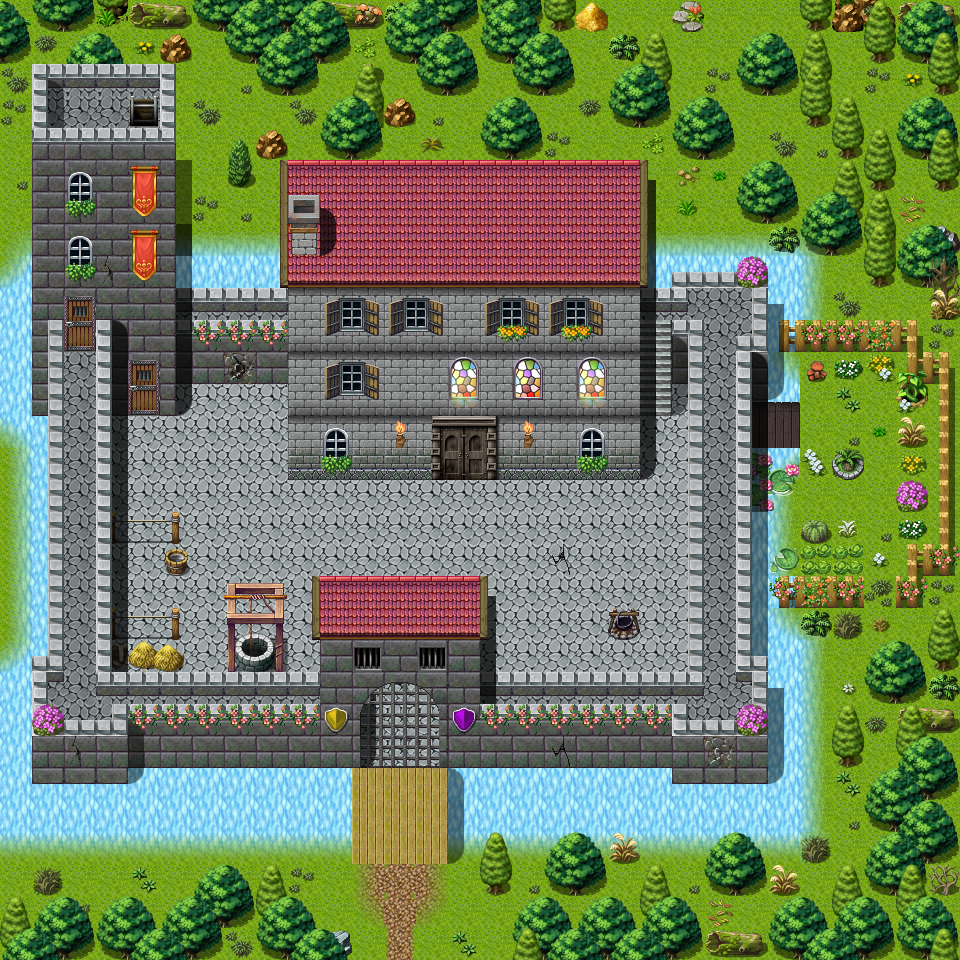

Below is a game level as drawn by its tile map, then a one-line description and the .tmx that defines it (tile-layer data replaced by summaries):
An orthogonal 30x30 tile map with 32x32 px tiles, 5 tile layers (Ground, Objects, Above, Above_1, ...), 4 hidden layers not drawn, 28 tilesets and 77 objects (20x replace, 18x spawn, 13x mapchange, 13x script, 7x key, ...).

<map version="1.0" orientation="orthogonal" width="30" height="30" tilewidth="32" tileheight="32">
    <properties>
        <property name="colorfilter" value="none" />
        <property name="outdoors" value="1" />
    </properties>
    <tileset firstgid="1" name="map_6" tilewidth="32" tileheight="32">
        <image source="../drawable/map_6.png" width="256" height="256" />
    </tileset>
    <tileset firstgid="65" name="map_30" tilewidth="32" tileheight="32">
        <image source="../drawable/map_30.png" width="256" height="256" />
    </tileset>
    <tileset firstgid="129" name="map_7" tilewidth="32" tileheight="32">
        <image source="../drawable/map_7.png" width="256" height="256" />
    </tileset>
    <tileset firstgid="193" name="map_28" tilewidth="32" tileheight="32">
        <image source="../drawable/map_28.png" width="256" height="256" />
    </tileset>
    <tileset firstgid="257" name="map_17" tilewidth="32" tileheight="32">
        <image source="../drawable/map_17.png" width="256" height="256" />
    </tileset>
    <tileset firstgid="321" name="map_5" tilewidth="32" tileheight="32">
        <image source="../drawable/map_5.png" width="256" height="256" />
    </tileset>
    <tileset firstgid="385" name="map_22" tilewidth="32" tileheight="32">
        <image source="../drawable/map_22.png" width="256" height="256" />
    </tileset>
    <tileset firstgid="449" name="map_21" tilewidth="32" tileheight="32">
        <image source="../drawable/map_21.png" width="256" height="256" />
    </tileset>
    <tileset firstgid="513" name="map_16" tilewidth="32" tileheight="32">
        <image source="../drawable/map_16.png" width="256" height="256" />
    </tileset>
    <tileset firstgid="577" name="map_1" tilewidth="32" tileheight="32">
        <image source="../drawable/map_1.png" width="256" height="256" />
    </tileset>
    <tileset firstgid="641" name="map_25" tilewidth="32" tileheight="32">
        <image source="../drawable/map_25.png" width="256" height="256" />
    </tileset>
    <tileset firstgid="705" name="map_9" tilewidth="32" tileheight="32">
        <image source="../drawable/map_9.png" width="256" height="256" />
    </tileset>
    <tileset firstgid="769" name="map_8" tilewidth="32" tileheight="32">
        <image source="../drawable/map_8.png" width="256" height="256" />
    </tileset>
    <tileset firstgid="833" name="map_3" tilewidth="32" tileheight="32">
        <image source="../drawable/map_3.png" width="256" height="256" />
    </tileset>
    <tileset firstgid="897" name="map_13" tilewidth="32" tileheight="32">
        <image source="../drawable/map_13.png" width="256" height="256" />
    </tileset>
    <tileset firstgid="961" name="map_24" tilewidth="32" tileheight="32">
        <image source="../drawable/map_24.png" width="256" height="256" />
    </tileset>
    <tileset firstgid="1025" name="map_0" tilewidth="32" tileheight="32">
        <image source="../drawable/map_0.png" width="256" height="256" />
    </tileset>
    <tileset firstgid="1089" name="map_27" tilewidth="32" tileheight="32">
        <image source="../drawable/map_27.png" width="256" height="256" />
    </tileset>
    <tileset firstgid="1153" name="map_20" tilewidth="32" tileheight="32">
        <image source="../drawable/map_20.png" width="256" height="256" />
    </tileset>
    <tileset firstgid="1217" name="map_12" tilewidth="32" tileheight="32">
        <image source="../drawable/map_12.png" width="256" height="256" />
    </tileset>
    <tileset firstgid="1281" name="map_4" tilewidth="32" tileheight="32">
        <image source="../drawable/map_4.png" width="256" height="256" />
    </tileset>
    <tileset firstgid="1345" name="map_26" tilewidth="32" tileheight="32">
        <image source="../drawable/map_26.png" width="256" height="256" />
    </tileset>
    <tileset firstgid="1409" name="map_10" tilewidth="32" tileheight="32">
        <image source="../drawable/map_10.png" width="256" height="256" />
    </tileset>
    <tileset firstgid="1473" name="map_19" tilewidth="32" tileheight="32">
        <image source="../drawable/map_19.png" width="256" height="256" />
    </tileset>
    <tileset firstgid="1537" name="map_18" tilewidth="32" tileheight="32">
        <image source="../drawable/map_18.png" width="256" height="256" />
    </tileset>
    <tileset firstgid="1601" name="map_29" tilewidth="32" tileheight="32">
        <image source="../drawable/map_29.png" width="256" height="256" />
    </tileset>
    <tileset firstgid="1665" name="map_31" tilewidth="32" tileheight="32">
        <image source="../drawable/map_31.png" width="256" height="256" />
    </tileset>
    <tileset firstgid="1729" name="map_2" tilewidth="32" tileheight="32">
        <image source="../drawable/map_2.png" width="256" height="256" />
    </tileset>
    <layer name="Ground" width="30" height="30">
        <data>[900 cells, 900 non-empty, 18 distinct tile ids]</data>
    </layer>
    <layer name="Objects" width="30" height="30">
        <data>[900 cells, 413 non-empty, 139 distinct tile ids]</data>
    </layer>
    <layer name="Above" width="30" height="30">
        <data>[900 cells, 240 non-empty, 64 distinct tile ids]</data>
    </layer>
    <layer name="Above_1" width="30" height="30">
        <data>[900 cells, 122 non-empty, 48 distinct tile ids]</data>
    </layer>
    <layer name="Walkable" width="30" height="30" visible="0">
        <data>[900 cells, 519 non-empty, 1 distinct tile ids]</data>
    </layer>
    <layer name="Walkable_2" width="30" height="30" visible="0">
        <data>[900 cells, 259 non-empty, 1 distinct tile ids]</data>
    </layer>
    <layer name="Walkable_1" width="30" height="30" visible="0">
        <data>[900 cells, 270 non-empty, 1 distinct tile ids]</data>
    </layer>
    <layer name="Walkable_3" width="30" height="30" visible="0">
        <data>[900 cells, 48 non-empty, 1 distinct tile ids]</data>
    </layer>
    <layer name="Objects_1" width="30" height="30">
        <data>[900 cells, 8 non-empty, 4 distinct tile ids]</data>
    </layer>
    <objectgroup name="Mapevents" visible="0">
        <!-- 32 objects omitted --></objectgroup>
    <objectgroup name="Spawn" visible="0">
        <!-- 18 objects omitted --></objectgroup>
    <objectgroup name="Keys" visible="0">
        <!-- 7 objects omitted --></objectgroup>
    <objectgroup name="Replace" visible="0">
        <!-- 20 objects omitted --></objectgroup>
</map>
<!-- 77 of 77 objects omitted -->
